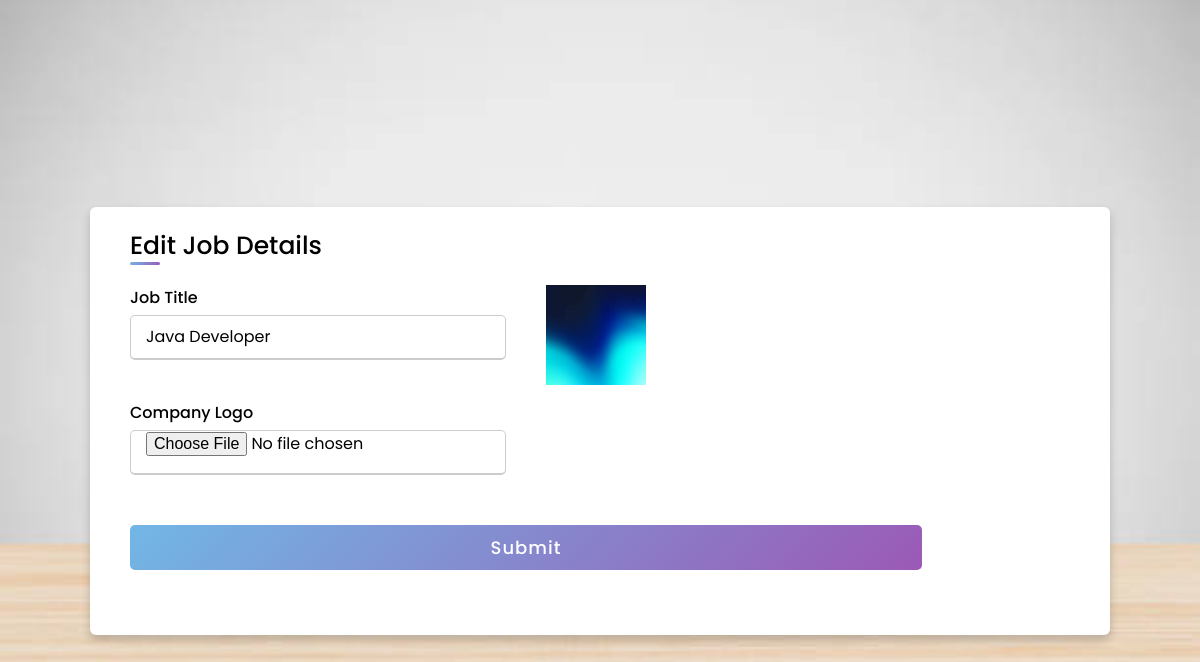
Screenshot of /change_logo/1 (signed in) with the database file from the repository.
### job/models.py (models this page shows, shortened)
class Job(models.Model):
    recruiter = models.ForeignKey(Recruiter, on_delete=models.CASCADE)
    start_date = models.DateField()
    end_date = models.DateField()
    title = models.CharField(max_length=100)
    salary = models.FloatField(max_length=20)
    image = models.FileField()
    description = models.CharField(max_length=300)
    experience = models.CharField(max_length=100)
    location = models.CharField(max_length=100)
    skills = models.CharField(max_length=100)
    creationdate = models.DateField()

### job/views.py (the view, shortened to what this page needs)
# urls.py: path('change_logo/<int:pid>', change_logo, name="change_logo"),
def change_logo(request,pid):
    if not request.user.is_authenticated:
        return redirect('recruiter_login')
    error=""
    job = Job.objects.get(id=pid)
    d = {'error': error,'job': job}
    return render(request,'change_logo.html',d)

### job/templates/change_logo.html (shortened to what this page needs)
{% load static %}
{% block body %}
<!DOCTYPE html>
<html lang="en" dir="ltr">
  <head>
    <link rel="stylesheet" href="style.css">
   </head>
<body >
  <div class="container"  >
    <div class="title" >Edit Job Details</div>
    <div class="content" >
      <form action="#"  method="post" enctype="multipart/form-data">
        <div class="user-details">
          <div class="input-box">
            <span class="details">Job Title</span>
            <input type="text" name="jobtitle" readonly value="{{job.title}}" required>
          </div>
          <div class="input-box">
           <img src="{{job.image.url}}" width="100" height="100">
          </div>
              <div class="input-box">
            <span class="details">Company Logo</span>
            <input type="file" name="logo"  required>
          </div>
        </div>
        <div class="button">
          <input type="submit" value="Submit">
        </div>
      </form>
    </div>
  </div>
</body>
{% endblock %}

### jobportal/static/style.css (style rules this page uses)
* { margin: 0; padding: 0; box-sizing: border-box; font-family: "Poppins" , sans-serif; }
body { min-height: 100vh; width: 100%; background: #c8e8e9; display: flex; align-items: center; justify-content: center; }
.container { width: 85%; background: #fff; border-radius: 6px; padding: 20px 60px 30px 40px; box-shadow: 0 5px 10px rgba(0, 0, 0, 0.2); }
.container .content { display: flex; align-items: center; justify-content: space-between; }

### job/templates/change_logo.html (style rules this page uses)
* { padding : 0; margin: 0; box-sizing: border-box; font-family: sans-serif; }
body { width: 100%; height: 100%; }
.container { position: absolute; top: 50%; left: 50%; transform: translate(-50%, -50%); }
.container .title { font-size: 25px; font-weight: 500; position: relative; }
.container .title::before { content: ""; position: absolute; left: 0; bottom: 0; height: 3px; width: 30px; border-radius: 5px; background: linear-gradient(135deg, #71b7e6, #9b59b6); }
.content form .user-details { display: flex; flex-wrap: wrap; justify-content: space-between; margin: 20px 0 12px 0; }
form .user-details .input-box { margin-bottom: 15px; width: calc(100% / 2 - 20px); }
form .input-box span.details { display: block; font-weight: 500; margin-bottom: 5px; }
.user-details .input-box input { height: 45px; width: 100%; outline: none; font-size: 16px; border-radius: 5px; padding-left: 15px; border: 1px solid #ccc; border-bottom-width: 2px; transition: all 0.3s ease; }
form .button { height: 45px; margin: 35px 0 }
form .button input { height: 100%; width: 100%; border-radius: 5px; border: none; color: #fff; font-size: 18px; font-weight: 500; letter-spacing: 1px; cursor: pointer; transition: all 0.3s ease; background: linear-gradient(135deg, #71b7e6, #9b59b6); }

### rows the page displays
Job: jobtitle "Java Developer", image (picture)
